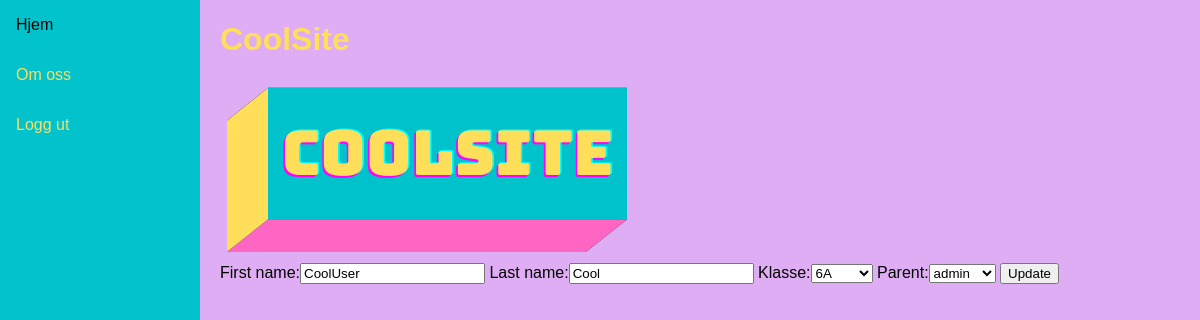
/cooluser/14/update, run on the app's committed database.
### coolflex/models.py (models this page shows, shortened)
class CoolUser(models.Model):
    first_name = models.CharField(max_length=20, default="CoolUser")
    last_name = models.CharField(max_length=20, default ="")
    klasse = models.ForeignKey(Klasse, null=True, related_name="cooluser", on_delete=models.CASCADE)
    teacher = models.ForeignKey(User, blank=True, on_delete=models.CASCADE, related_name="+")
    parent = models.ForeignKey(User, blank=True, on_delete=models.CASCADE, related_name="+")
    status = models.CharField(max_length=3, default="DEF", blank=True, null=True)
    timestamp = models.CharField(max_length=20, default="N/A", blank=True, null=True)
    location = models.CharField(max_length=20, default="N/A", blank=True, null=True)
    class Meta:
        ordering = ["last_name", "first_name"]

### coolflex/views.py (the view)
# urls.py: path("cooluser/<pk>/update", views.UpdateCoolUser.as_view(), name="updatecooluser"),
class UpdateCoolUser(UpdateView):
	model = CoolUser
	template_name = "coolflex/cooluser_update.html"
	form_class = UpdateCoolUserForm
	success_url = reverse_lazy('frontpage')

### coolflex/forms.py
class UpdateCoolUserForm(forms.ModelForm):
	class Meta:
		model = CoolUser
		fields = ("first_name", "last_name", "klasse", "parent" )

### coolflex/models.py (called while the page is built)
    def __str__(self):
        return self.navn

### coolflex/templates/coolflex/cooluser_update.html (shortened to what this page needs)
{% extends "coolflex/base.html" %}
{% block content %}
<form method="post">
  {{ form }}
  <input type="submit" value="Update"/>
</form>
{% endblock %}
{% block sidenav %}
<a href="{% url 'frontpage' %}">Hjem</a>
<a href="{% url 'info' %}">Om oss</a>
<a href="{% url 'logout' %}">Logg ut</a>
{% endblock %}

### coolflex/templates/coolflex/base.html (style rules this page uses)
* { box-sizing: border-box; }
body { margin: 0; font-family: Arial, Helvetica, sans-serif; background-color: rgb(223, 173, 244); }
.sidenav a { color: rgb(255, 222, 90); padding: 16px; text-decoration: none; display: block; }

### data on the page
CoolUser: first_name "CoolUser", last_name "Cool", klasse "6A", parent "admin"
